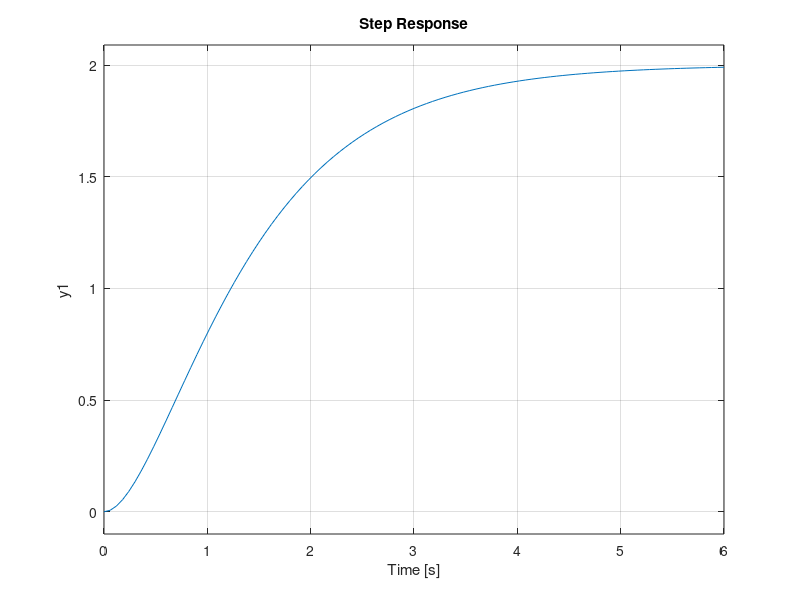

Source code (MATLAB):
clc, clear

%% Representacion de estado

% Ejercicio

% ẋ = [-3 1]x + [0]u
%     [-2 0]    [4]

% y = [1 0]x

%% Desarrollo

% De acuerdo al ejercicio dado se identifican las matrices A,B,C,D 
A = [-3 1;-2 0];
B = [0; 4];
C = [1 0];
D = 0;

% Se obtienen los espacios de estado y su funcion de transferencia
sys = ss(A,B,C,D)

[num,den] = ss2tf(A,B,C,D);
G = tf(num,den)

step(G)

% [zz,pp,kk] = ss2zp(A,B,C,D);
% G1 = zpk(zz,pp,kk)    